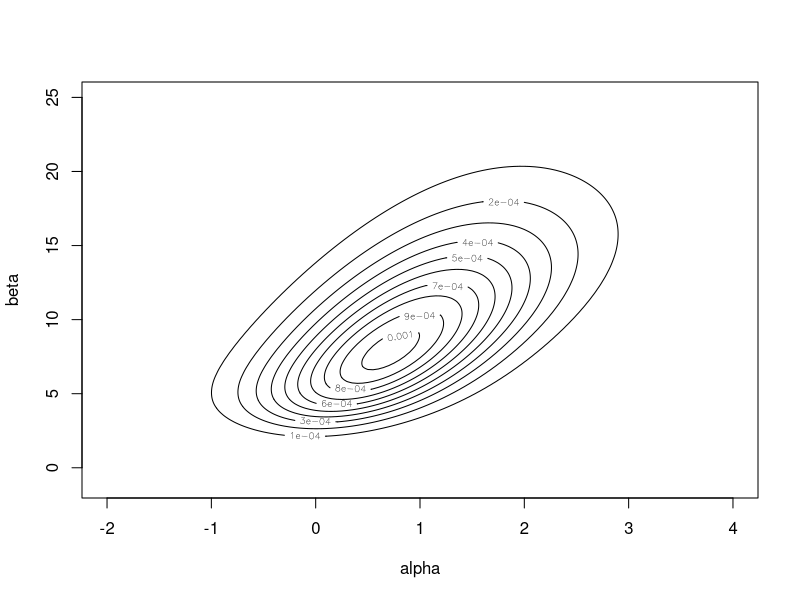
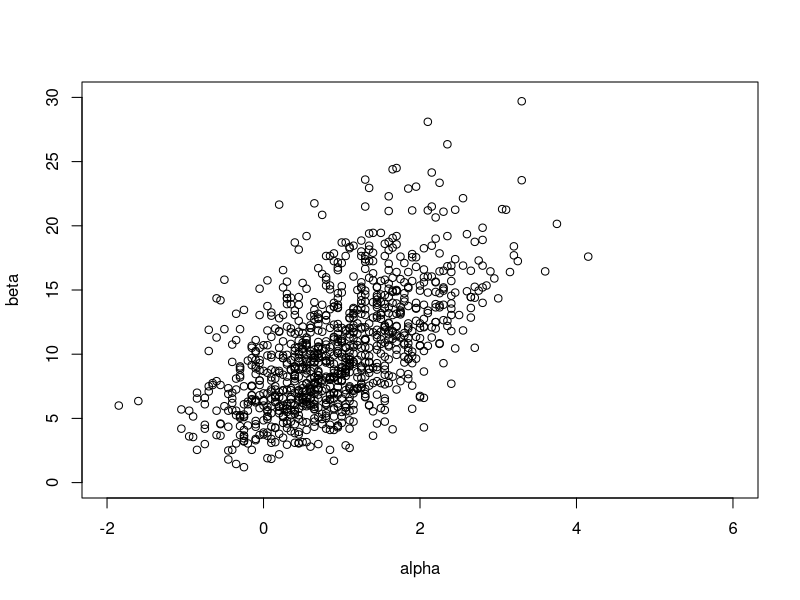
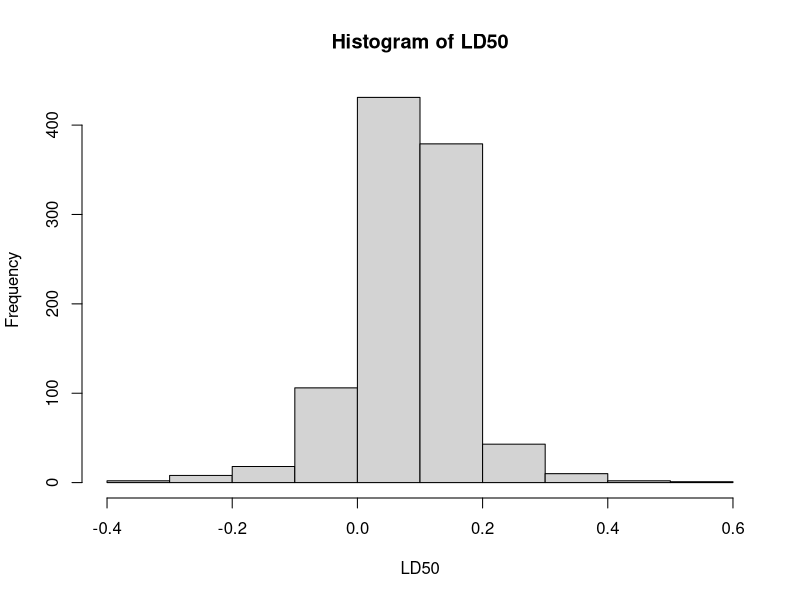

R code for these plots, in order:
library(mvtnorm)

# Input the data
x <- c(-0.86, -0.30, -0.05, 0.73)
n <- rep(5, 4)
y <- c(0, 1, 3, 5)
theta <- y / n

# Use logistic regression to calculate alpha and beta, nothing different with example in book
logis_regression <- glm(theta ~ x, family = binomial)
summary(logis_regression)

# Compute the posterior distribution
miu<-c(0,10)
alpha <- seq(-5, 10, 0.05)
beta <- seq(-10, 40, 0.05)
sigma <- matrix(c(4, 10, 10, 100), nrow = 2)
posterior <- matrix(0,length(alpha),length(beta))

for (i in 1:length(alpha)){
    for (j in 1:length(beta)){
        posterior[i,j]<-dmvnorm(c(alpha[i],beta[j]),miu,sigma)*prod(dbinom(y,n,exp(alpha[i]+beta[j]*x)/(1+exp(alpha[i]+beta[j]*x))))
    }
}

# Draw contour plot
contour(alpha, beta, posterior, xlim = c(-2,4), ylim = c(-1,25), xlab = "alpha", ylab ="beta")

# Draw scatterplot
posterior <- posterior/sum(posterior)	
randalpha <- rep(0,1000)
randbeta <- rep(0,1000)
alpha_y <- rowSums(posterior)
alpha_ycum <- cumsum(alpha_y)

for(i in 1: 1000){
    ind <- which(alpha_ycum>=runif(1,0,1))[1]
    randalpha[i] <- alpha[ind]
    beta_alpha_y <- posterior[ind,]/alpha_y[ind]
    beta_alpha_ycum <- cumsum(beta_alpha_y)
    randbeta[i] <- beta[which(beta_alpha_ycum>=runif(1,0,1))[1]]
}

plot(randalpha,randbeta, xlim = c(-2,6), ylim = c(0,30), xlab = "alpha", ylab ="beta")


# LD50
LD50 <- randalpha / randbeta
hist(LD50)